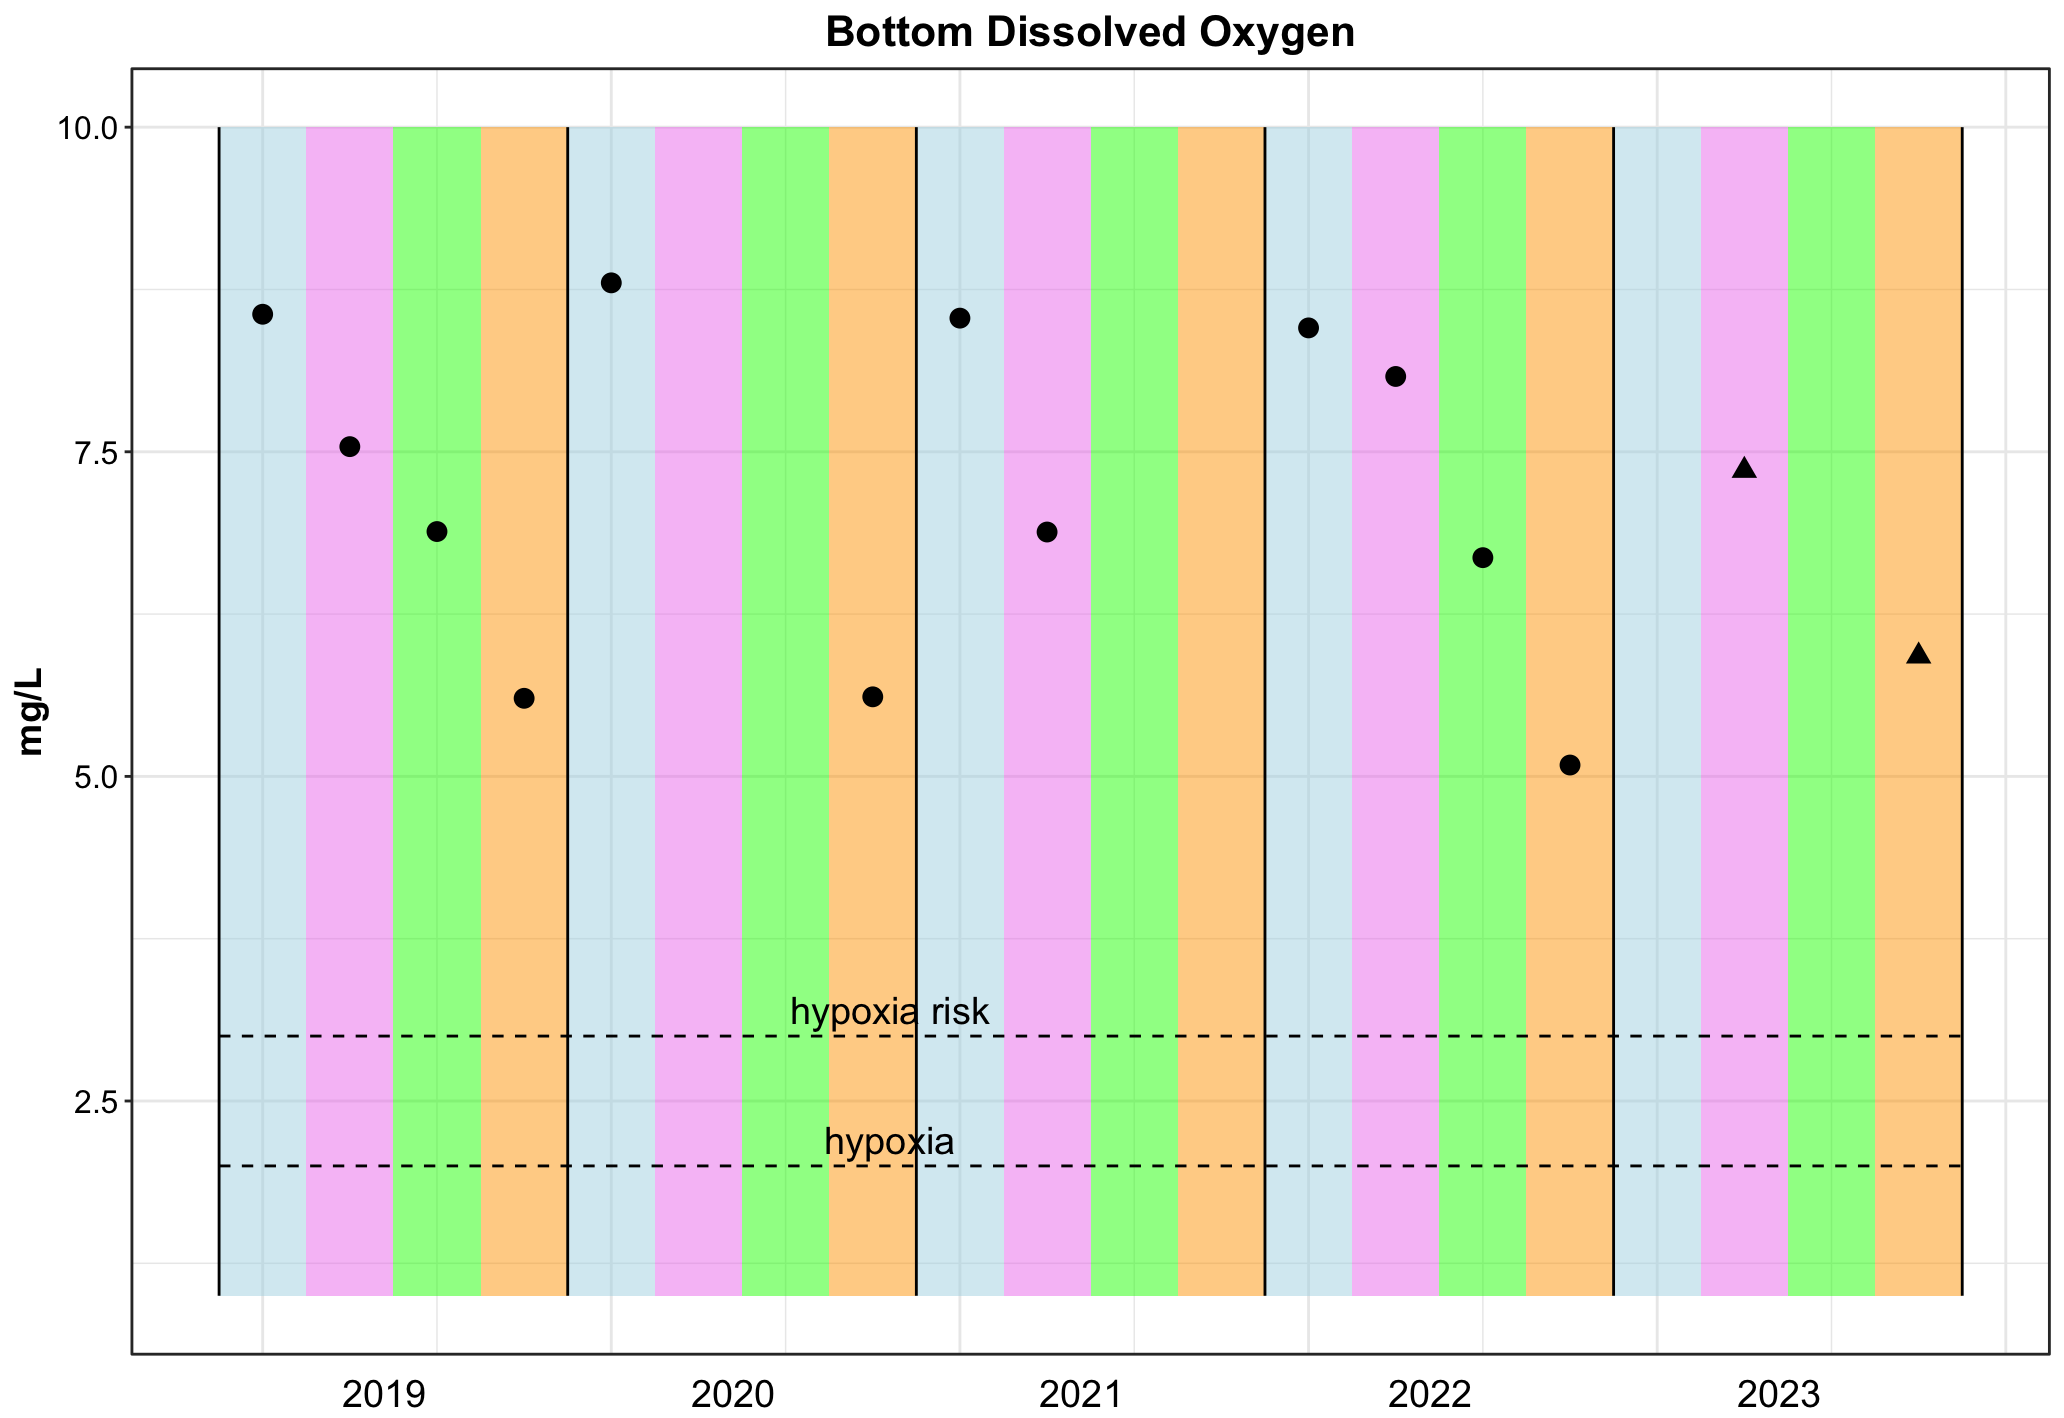

R code for this plot:

#####load required functions
#  You will need to download the functions from here https://gist.github.com/gavinsimpson/e73f011fdaaab4bb5a30

setwd("~/Desktop/NYB Indicators/Deriv")
source("Deriv.R")
library(mgcv)
#library(mgcViz)
library(ggplot2)
library(dplyr)

#######Load the datasets
setwd("/Users/nyelab/Desktop/NYB Indicators/NYB_Indicators_Calculations/Final_Timeseries_Figures/Timeseries_Files_2023/")
DO<-read.csv("Bottom_DO_2023.csv", header = TRUE)

quarter = c(2019.0, 2019.25, 2019.5, 2019.75, 2020.0, 2020.75, 2021.0, 2021.25, 2022.0, 2022.25, 2022.5, 2022.75, 2023.25, 2023.75)
DO$Quarter = quarter

first_column <- c(2018.875, 2023.875)
second_column <- c(3, 3)
hypoxia_risk <- data.frame(first_column, second_column)

second_column2 <- c(2, 2)
hypoxia<- data.frame(first_column, second_column)
annotation1 <- data.frame(
  x = c(2020.8),
  y = c(3.2),
  label = c("hypoxia risk")
)

annotation2 <- data.frame(
  x = c(2020.8),
  y = c(2.2),
  label = c("hypoxia")
)

year = c(2018.875,2018.875, 2019.875,2019.875, 2020.875,2020.875, 2021.875,2021.875,2022.875, 2022.875,2023.875, 2023.875)
yval = c(1, 10, 1, 10, 1, 10, 1, 10, 1, 10, 1, 10)

vertical_lines <- data.frame(year, yval)

Val_plot <- ggplot() + 
  geom_rect(aes(xmin=2018.875, xmax=2019.125, ymin=1, ymax=10), fill = 'lightblue', alpha = 0.5) +
  geom_rect(aes(xmin=2019.125, xmax=2019.375, ymin=1, ymax=10), fill = 'violet', alpha = 0.5) +
  geom_rect(aes(xmin=2019.375, xmax=2019.625, ymin=1, ymax=10), fill = 'green', alpha = 0.5) +
  geom_rect(aes(xmin=2019.625, xmax=2019.875, ymin=1, ymax=10), fill = 'orange', alpha = 0.5) +
  
  geom_rect(aes(xmin=2019.875, xmax=2020.125, ymin=1, ymax=10), fill = 'lightblue', alpha = 0.5) +
  geom_rect(aes(xmin=2020.125, xmax=2020.375, ymin=1, ymax=10), fill = 'violet', alpha = 0.5) +
  geom_rect(aes(xmin=2020.375, xmax=2020.625, ymin=1, ymax=10), fill = 'green', alpha = 0.5) +
  geom_rect(aes(xmin=2020.625, xmax=2020.875, ymin=1, ymax=10), fill = 'orange', alpha = 0.5) +
  
  geom_rect(aes(xmin=2020.875, xmax=2021.125, ymin=1, ymax=10), fill = 'lightblue', alpha = 0.5) +
  geom_rect(aes(xmin=2021.125, xmax=2021.375, ymin=1, ymax=10), fill = 'violet', alpha = 0.5) +
  geom_rect(aes(xmin=2021.375, xmax=2021.625, ymin=1, ymax=10), fill = 'green', alpha = 0.5) +
  geom_rect(aes(xmin=2021.625, xmax=2021.875, ymin=1, ymax=10), fill = 'orange', alpha = 0.5) +
  
  geom_rect(aes(xmin=2021.875, xmax=2022.125, ymin=1, ymax=10), fill = 'lightblue', alpha = 0.5) +
  geom_rect(aes(xmin=2022.125, xmax=2022.375, ymin=1, ymax=10), fill = 'violet', alpha = 0.5) +
  geom_rect(aes(xmin=2022.375, xmax=2022.625, ymin=1, ymax=10), fill = 'green', alpha = 0.5) +
  geom_rect(aes(xmin=2022.625, xmax=2022.875, ymin=1, ymax=10), fill = 'orange', alpha = 0.5) +
  
  geom_rect(aes(xmin=2022.875, xmax=2023.125, ymin=1, ymax=10), fill = 'lightblue', alpha = 0.5) +
  geom_rect(aes(xmin=2023.125, xmax=2023.375, ymin=1, ymax=10), fill = 'violet', alpha = 0.5) +
  geom_rect(aes(xmin=2023.375, xmax=2023.625, ymin=1, ymax=10), fill = 'green', alpha = 0.5) +
  geom_rect(aes(xmin=2023.625, xmax=2023.875, ymin=1, ymax=10), fill = 'orange', alpha = 0.5) +
  
  geom_line(data = vertical_lines[1:2,], aes(x = year, y = yval), color = 'black') +
  geom_line(data = vertical_lines[3:4,], aes(x = year, y = yval), color = 'black') +
  geom_line(data = vertical_lines[5:6,], aes(x = year, y = yval), color = 'black') +
  geom_line(data = vertical_lines[7:8,], aes(x = year, y = yval), color = 'black') +
  geom_line(data = vertical_lines[9:10,], aes(x = year, y = yval), color = 'black') +
  geom_line(data = vertical_lines[11:12,], aes(x = year, y = yval), color = 'black') +
  
  #geom_line(data = DO_meds, aes(x = Quarterly, y = Val), color = 'grey53') +
  geom_point(data = DO[1:12,], aes(x = Quarter, y = DO), color = 'black', size = 3) + 
  geom_point(data = DO[13:14,], aes(x = Quarter, y = DO), shape = 17, size =3) + 
  geom_line(data = hypoxia_risk, aes(x = first_column, y = second_column), color = 'black', linetype = 'dashed') +
  geom_line(data = hypoxia, aes(x = first_column, y = second_column2), color = 'black', linetype = 'dashed') +
  #geom_smooth(data = DO_meds, aes(Quarterly = Quarterly, y = Val), method = lm, se = FALSE, color = 'black') + 
  #geom_line(data=pdata, aes(Quarterly = Quarterly, y = p2_mod+intercept), se = FALSE, color = 'black', linetype = 'twodash', size = 1) + 
  #geom_line(data = pdata, aes(y = unlist(mod.dsig$incr)+intercept, Quarterly = Quarterly), color = "blue", size = 1) + 
  #geom_line(data = pdata, aes(y = unlist(mod.dsig$decr)+intercept, Quarterly = Quarterly), color = 'red', size = 1) + 
  theme_bw() +
  theme(axis.text.x=element_blank(),
        axis.ticks.x=element_blank() 
  )+
  annotate("text", x = 2019.35, y = 0.25, label = "2019", size=5)+
  annotate("text", x = 2020.35, y = 0.25, label = "2020", size=5)+
  annotate("text", x = 2021.35, y = 0.25, label = "2021", size=5)+
  annotate("text", x = 2022.35, y = 0.25, label = "2022", size=5)+
  annotate("text", x = 2023.35, y = 0.25, label = "2023", size=5)+
  coord_cartesian(ylim = c(1, 10),  clip = 'off') +
  geom_text(data=annotation1, aes( x=x, y=y, label=label),                 , 
            color="black", 
            size=5) +
  geom_text(data=annotation2, aes( x=x, y=y, label=label),                 , 
            color="black", 
            size=5) +
  labs (y = bquote("mg/L"), x = '', title = 'Bottom Dissolved Oxygen') + 
  theme(plot.title=element_text(size = 16,face = 'bold',hjust = 0.5), axis.title=element_text(size = 14, face = 'bold'), axis.text= element_text(color = 'black', size = 12))
